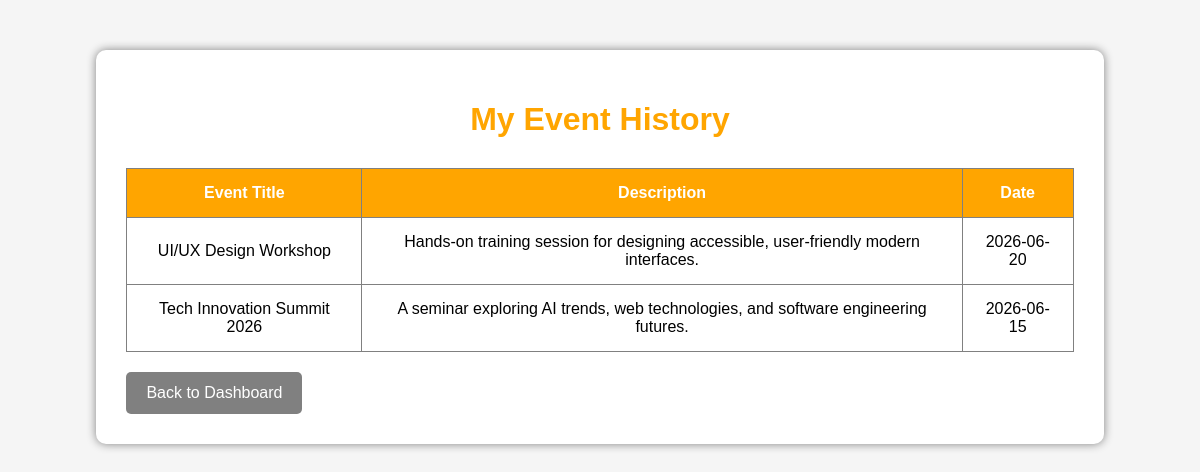
/student/history.php (signed in), run on the app's committed database.
### tables this page shows
CREATE TABLE `events` (
  `id` int(11) NOT NULL,
  `title` varchar(150) NOT NULL,
  `description` text NOT NULL,
  `event_date` date NOT NULL,
  `available_slots` int(11) NOT NULL,
  `created_at` timestamp NOT NULL DEFAULT current_timestamp()
);

### student/history.php (the view, shortened to what this page needs)
<?php
include("../includes/db.php");
$user_id = $_SESSION['user_id'];
$query = mysqli_query($conn, "
SELECT events.title, events.description, events.event_date
FROM registrations
INNER JOIN events ON registrations.event_id = events.id
WHERE registrations.user_id='$user_id'
ORDER BY events.event_date DESC
");
?>
<!DOCTYPE html>
<html>
<head>
</head>
<body>
<div class="container">
<h1>My Event History</h1>
<table>
<tr>
    <th>Event Title</th>
    <th>Description</th>
    <th>Date</th>
</tr>
<?php
if(mysqli_num_rows($query) > 0){
    while($row = mysqli_fetch_assoc($query)){
?>
<tr>
    <td><?php echo $row['title']; ?></td>
    <td><?php echo $row['description']; ?></td>
    <td><?php echo $row['event_date']; ?></td>
</tr>
<?php
    }
} ?>
</table>
<a class="back" href="dashboard.php">
Back to Dashboard
</a>
</div>
</body>
</html>

### student/history.php (style rules this page uses)
body { font-family:Arial; background:#f5f5f5; }
.container { width:80%; margin:auto; margin-top:50px; background:white; padding:30px; border-radius:10px; box-shadow:0px 0px 10px gray; }
h1 { text-align:center; color:orange; margin-bottom:30px; }
table { width:100%; border-collapse:collapse; }
table th, table td { border:1px solid gray; padding:15px; text-align:center; }
th { background:orange; color:white; }
.back { display:inline-block; margin-top:20px; padding:12px 20px; background:gray; color:white; text-decoration:none; border-radius:5px; }

### data on the page
events: title "UI/UX Design Workshop", description "Hands-on training session for designing accessible, user-friendly modern interfaces.", event_date "2026-06-20"
events: title "Tech Innovation Summit 2026", description "A seminar exploring AI trends, web technologies, and software engineering futures.", event_date "2026-06-15"
